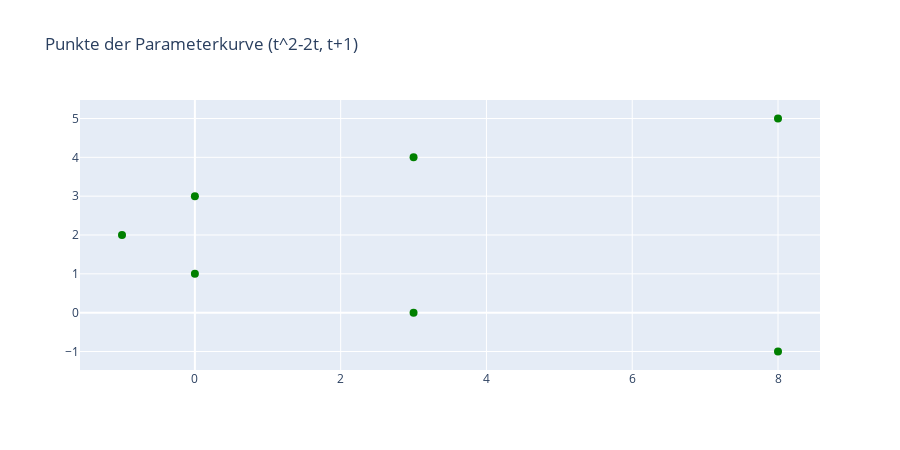

Notebook code cell kept with this figure:
### Markdown cell above
Die Zuweisung auf die Variable *pio.renderers.default* in diesen Notebooks sorgt dafür, dass man die Ausgabe in Jupyter Lab sieht. Die Notebooks werden in diesem Werkzeug verfasst. Damit die Ausgaben auch in den exportierten HTML-Dateien angezeigt werden, dafür sorgt der Renderer *notebook_connected*. Wir können bei Bedarf mit einem Plus-Zeichen noch weitere Renderer hinzufügen.

### Code cell
x, y = first_example(n=7)

fig = go.Figure()
fig.add_trace(go.Scatter(x=x, y=y,
                         mode='markers',
                         name='$first_example',
                         marker=dict(color='green', size=8)
                        )
              )

fig.update_layout(title='Punkte der Parameterkurve (t^2-2t, t+1)', 
                  width=900, 
                  height=450)
fig.show()

### Figure 1 — Plotly figure (JSON) as saved in the notebook; plotly's stock layout.template omitted (floating-point values rounded to 4 significant figures)
{"data": [{"marker": {"color": "green", "size": 8}, "mode": "markers", "name": "$first_example", "type": "scatter", "x": [8, 3, 0, -1, 0, 3, 8], "y": [-1, 0, 1, 2, 3, 4, 5]}], "layout": {"height": 450, "title": {"text": "Punkte der Parameterkurve (t^2-2t, t+1)"}, "width": 900, "xaxis": {"autorange": true, "range": [-1.576, 8.576], "type": "linear"}, "yaxis": {"autorange": true, "range": [-1.476, 5.476], "type": "linear"}}}
